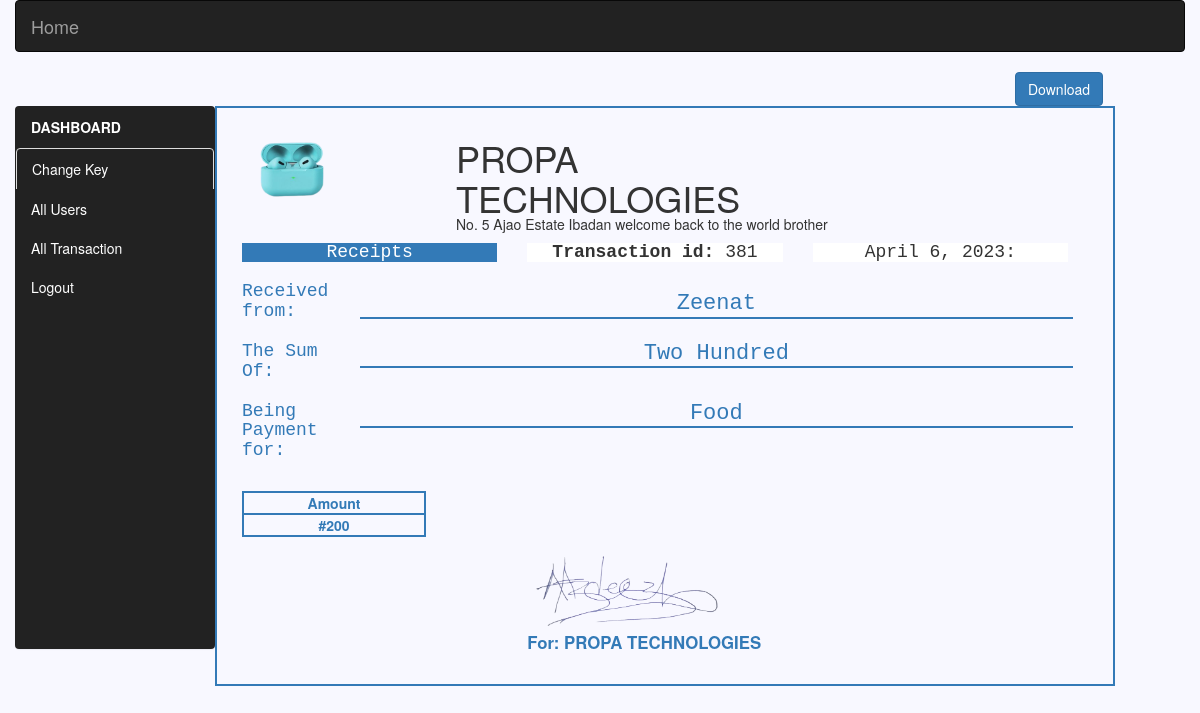
The app's page /receipt/admin_query_receipt/381/propanaaz (signed in) with its own data.
### receipt/models.py (models this page shows, shortened)
class Userregistration2(models.Model):
    user = models.ForeignKey(User, on_delete=models.CASCADE)
    username = models.CharField(max_length=200)
    password = models.CharField(max_length=200)
    businessname = models.CharField(max_length=200)
    businessaddress = models.CharField(max_length=200, default = "Your Address Here")
    email = models.CharField(default=username, max_length=200)
    receipt_type = models.CharField(default="receipt1", max_length=200)

class Transaction2(models.Model):
    receiver_name = models.CharField(max_length=200)
    amount_in_word_naira = models.CharField(max_length=200)
    amount_in_word_kobo = models.CharField(max_length=200)
    description = models.CharField(max_length=200)
    description2 = models.CharField(max_length=200)
    amount_in_digit_naira = models.CharField(max_length=200)
    amount_in_digit_kobo = models.CharField(max_length=200)
    username = models.CharField(max_length=200)
    date = models.DateField()

### receipt/views.py (the view)
# urls.py: path("admin_query_receipt/<str:id>/<str:username>", views.admin_query_receipt, name="admin_query_receipt"),
@login_required(login_url="admin_login")
def admin_query_receipt(request,id,username):
    if Transaction2.objects.filter(id = id).exists():
        receipt_id = id
        transaction = Transaction2.objects.get(id = receipt_id)
        date = transaction.date
        receiver = transaction.receiver_name
        amount_naira = transaction.amount_in_word_naira
        description = transaction.description
        digit_naira = transaction.amount_in_digit_naira
        get_user = Userregistration2.objects.get(username = username)
        company_name = get_user.businessname
        company_address = get_user.businessaddress
        get_logo = Logo.objects.get(username = username)
        company_logo = "../../../media/businesslogo/"+username+".png"
        get_signature = Signature2.objects.get(username = username)
        signature = "../../../media/signature/"+username+".png"
        context = {
                "receiver":receiver,
                "amount_naira":amount_naira,
                "description":description,
                "digit_naira":digit_naira,
                "company_name":company_name,
                "company_address":company_address,
                "company_logo":company_logo,
                "signature":signature,
                "date":date,
                "id":transaction.id,
                "company_name":company_name
            }
        return render(request, "admin_query_receipt.html",context)
    else:
        return render(request, "error_receipt.html",{"company_name":company_name})

### receipt/templates/admin_query_receipt.html (shortened to what this page needs)
{% load static %}
<!DOCTYPE html>
<html>
<head>
	<link rel="stylesheet" type="text/css" href="{% static 'css/bootstrap.min.css' %}">
</head>
<body>
<div class="container-fluid" >
	<nav class="navbar navbar-inverse " style="position: sticky; top: 0; z-index: 1;">
		<div class="navbar-header">
			<a class="navbar-brand" href="{% url 'admin_dashboard' %}">Home</a>
		</div>
		<div class="collapse navbar-collapse" id="data">
		</div>
	</nav>
		<div class="row">
			<div class="col-lg-offset-10 col-lg-1">
				<a href="" class="download btn btn-primary" id="download`" >Download</a><br>
			</div>
		</div>
<div class="row" >
	<div class="panel col-lg-2 col-md-2 col-sm-2" style="background-color: rgb(34, 34, 34); margin-left: 15px; padding: 0; ">
        <div class="panel-heading" style="color: white;"><strong>DASHBOARD</strong></div>
        <div class="panel-body" style="background-color: rgb(34, 34, 34); padding: 0; height: 500px;">
            <ul class="list-group">
        <li class="list-group-item" style="background-color: rgb(34, 34, 34);"><a style="color: white;" href="{% url 'key' %}" >Change Key</a></li>
        <li class="list-group-item" style=" border: none; background-color: rgb(34, 34, 34);"><a style="color: white;" href="{% url 'all_user' %}">All Users</a></li>
        <li class="list-group-item" style=" border: none; background-color: rgb(34, 34, 34);"><a style="color: white;" href="{% url 'all_transactions' %}">All Transaction</a></li>
                        <li class="list-group-item" style="border: none; background-color: rgb(34, 34, 34);"><a style="color: white;" href="{% url 'admin_logout' %}">Logout</a></li>
    </ul>
        </div>
    </div>
	<div class="col-lg-9 col-md-9 col-sm-9" style=" border: 2px solid rgb(51,122,183);">
		<div   class="parent">
		<div class="row" >
			<div class="col-lg-3" >
				<img src="{{company_logo}}" alt="" width="100" height="100">
			</div>
			<div class="col-lg-6">
				<div class="row">
					<div class="col-lg-12">
						<h1 style="margin-bottom: 0;">{{company_name}}</h1>
					</div>
					<div class="col-lg-12">
						<h5 style="margin: 0;">{{company_address}}</h5>
					</div>
				</div>
			</div>
		</div>
		<div class="row">
			<div class="col-lg-4">
				<h4 class="btn-primary text-center">Receipts</h4>
			</div>
			<div class="col-lg-4">
				<h4 class="btn-default text-center"><strong>Transaction id:</strong> {{id}}</h4>			</div>
			<div class="col-lg-4">
				<h4 class="btn-default text-center">{{date}}:</h4>
			</div>
		</div>
			<div class="row">
				<div class="col-lg-2 col-xs-12 col-sm-12 col-md-12" >
					<h4 class="text-primary" >Received from: </h4>
				</div>
				<div class="col-lg-10 col-lg-pull-1 " style="position: relative;  right: 10px; border-bottom: 2px solid rgb(51,122,183);">
					<h4 class=" text-primary text-center" style="font-size: 22px; position: relative; top: 10px; ">{{receiver}}</h4>
				</div>
			</div>
			<div class="row">
					<div class="col-lg-2" >
						<h4 class="text-primary" >The Sum Of: </h4>
					</div>
					<div class=" col-lg-10" style="position: relative; bottom: 10px; right: 10px; border-bottom: 2px solid rgb(51,122,183);">
						<h4 class=" text-primary text-center" style="font-size: 22px; position: relative; top: 10px;">{{amount_naira}}</h4>
					</div>
			</div>
			<div class="row">
				<div class="col-lg-2">
					<h4 class="text-primary" >Being Payment for:</h4>
				</div>
				<div class="col-lg-10 " style="position: relative; right: 10px; bottom: 10px; border-bottom: 2px solid rgb(51,122,183);">
					<h4 class="text-primary text-center" style="font-size: 22px; position: relative; top: 10px;">{{description}}</h4>
				</div>
			</div>
			<br>
			<div class="row">
				<div class="col-lg-3">
					<span style=" font-weight: bold; border: 2px solid rgb(51,122,183); border-bottom: none;" class="text-center text-primary col-lg-12">Amount</span>
					<span style=" font-weight: bold; border: 2px solid rgb(51,122,183);  " class="text-center text-primary col-lg-12"> #{{digit_naira}}</span>
				</div>
			</div>
			<div class="row">
				<div class="col-lg-offset-4 col-lg-4" >
					<img src="{{signature}}" alt=""  style=" width: 200px; height: auto; ">
				</div>
			</div>
			<div class="row">
				<div class="col-lg-4 col-lg-offset-4">
					<span class="text-primary" style="position: relative; bottom: 30px;  font-size: larger; font-weight: bolder;  border-bottom: none; ">For: {{company_name}}</span>
				</div>
			</div>
	</div>
	</div>
</div>
	</div>
</body>
</html>

### records on screen
Userregistration2: businessname "PROPA TECHNOLOGIES", businessaddress "No. 5 Ajao Estate Ibadan welcome back to the world brother"
Transaction2: date "April 6, 2023", receiver_name "Zeenat", amount_in_word_naira "Two Hundred", description "Food", amount_in_digit_naira "200"

### other values on screen
{{ id }} "381"
